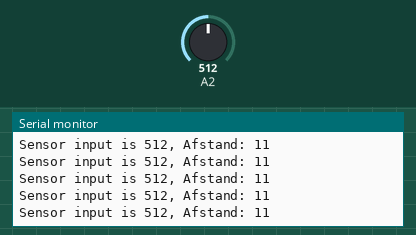
Bench run of a sketch on a simulated Arduino Uno, built with avr-gcc and run on an emulated ATmega328P. Shown: the last lines printed to the serial monitor. Inputs (shaded band) come from the test bench; at power-on: A2 = 512.

Above: at 1.2 s.
1.3 s: A2 set to 585
At 2.3 s:
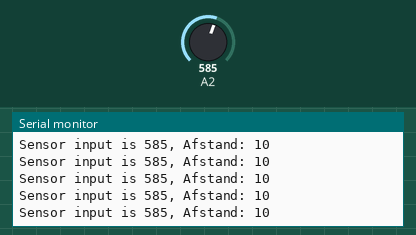
4.3 s: A2 set to 610
At 5.0 s:
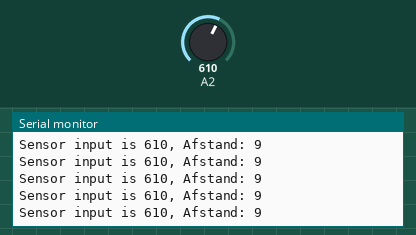
Timing chart, 0 to 6.9 s (numbered marks = the images above; inputs shaded):
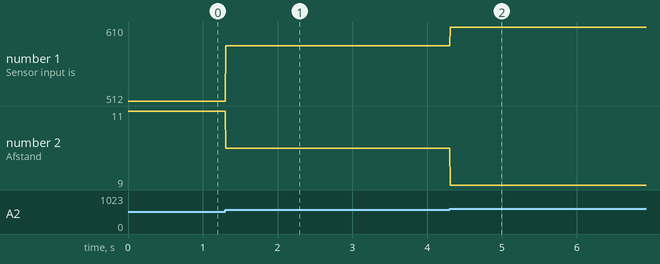

Measured:
- after the input at 1.3 s, the serial monitor: prints a new line at once (image 1)
- after the input at 4.3 s, the serial monitor: prints a new line at once (image 2)
- plotted number 1: 512 → 585 after the input at 1.3 s, 585 → 610 after the input at 4.3 s
- plotted number 2: 11 → 10 after the input at 1.3 s, 10 → 9 after the input at 4.3 s

The sketch:

les_4_p65_analoog_cm.ino
```cpp
// to support printf
int my_putc(char c, FILE *t) {
  return Serial.write(c);
}

// the setup routine runs once when you press reset:
void setup() {

  // start serial
  Serial.begin(115200);

  fdevopen( &my_putc, 0);  // device 0 (stdout) output naar my_putc()

  printf("Opstarten gereed.\n");
}

void loop() {

  int SensorValue = analogRead(A2);
  int Afstand = (40*148) / SensorValue;

  printf("Sensor input is %d, Afstand: %d\n", SensorValue, Afstand);
}
```
